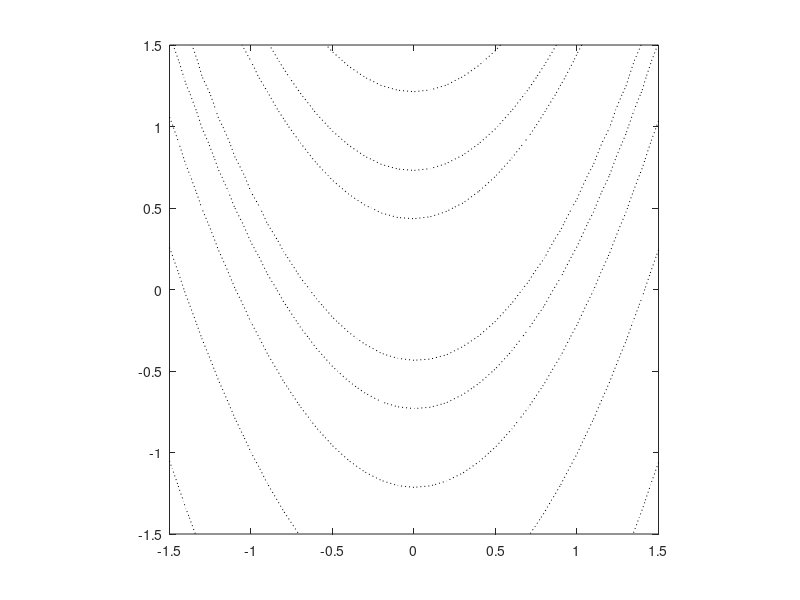

Recreate this plot in MATLAB. (Note: this script raises an error after producing the figure.)
% Generate figure for different kernels and spherical landscapes
clear all, %close all
rand('seed',0); randn('seed',0)

plotme = 2;

xx = [-1.5:0.1:1.5]; yy = [-1.5:0.1:1.5];
[x,y] = meshgrid(xx,yy);

f = 100*(y-x.^2).^2+(1-x).^2;

%f = f/max(abs(f(:)));
%conts = [0.0001 0.001 0.01 0.1 1]
conts = exp(3:20);

if (plotme > 1)
  hold off
  xlabel('x1'),ylabel('x2'),title('Minimization of the Banana function')
  contour(xx,yy,f,conts,'k:')
  hold on
  axis square
end

%z = ones(2,60) + 0.1*randn(2,60);
z = randn(2,60);
[scalefac, offset] = svm_scale(z)
%scalefac = [1;1]; offset = -[1;1];
fz = 10*z(1,:).^2+z(2,:).^2;
fz = 100*(z(2,:)-z(1,:).^2).^2+(1-z(1,:)).^2;
sz = svm_scale(z, scalefac, offset);
[sz1, sz2, fz12, Pair] = createdatapair(sz, fz); m = length(fz12)
[z1, z2, fz12, Pair] = createdatapair(z, fz); m = length(fz12)

C = 1000000;
% ordinal support vector regression
[model, trainaccuracy] = svm_libsvm(sz1, sz2, fz12, C);
trainaccuracy,

% do some cross validation:
%xt = ones(2,1000) + 0.1*randn(2,1000);
xt = randn(2,1000);
fxt = 100*(xt(2,:)-xt(1,:).^2).^2+(1-xt(1,:)).^2;
fxtest = svm_predictlibsvm(svm_scale(xt,scalefac, offset), sz1, sz2, model, fz12);
size(fxt), size(fxtest)
kentau = kendalltau(fxt,fxtest)

% now do a prediction for unknown population of sample points
for i=1:length(xx),
  for j = 1:length(yy),
    xest = svm_scale([xx(i);yy(j)],scalefac, offset);
    fxest(j,i) = svm_predictlibsvm(xest, sz1, sz2, model, fz12);
  end
end

fxest = fxest/max(abs(fxest(:)))

if (plotme > 0)
  contour(xx,yy,fxest,'k-')
  set(gca,'xminortick','on','yminortick','on')
%  set(gca,'yticklabel',[])
  set(gca,'xtick',[-1 0 1])
  set(gca,'ytick',[-1 0 1])
end

% plot the support vectors only
if (plotme > 1)
  plot(z1(1,:),z1(2,:),'ko')
%  plot(z1(1,:),z1(2,:),'k*')
  plot(z1(1,:),z1(2,:),'k*')
end

set(gca,'fontsize',16); xlabel('xlabel'); 
%ylabel('ylabel')